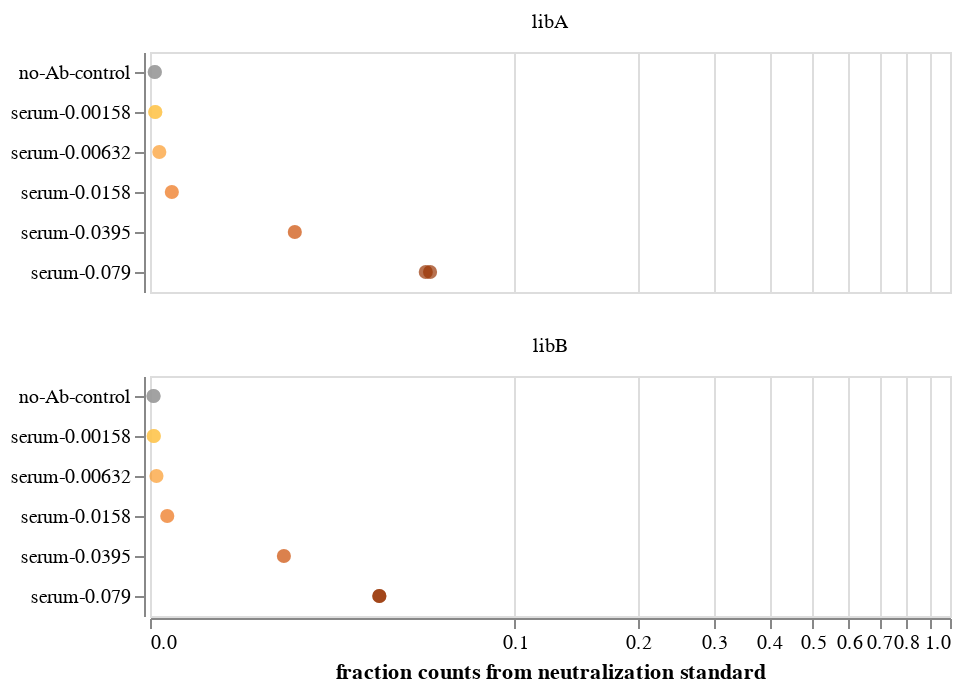

Notebook source saved alongside this figure:
### Code cell
frac_neut_standard_chart = (
    alt.Chart(frac_neut_tidy)
    .encode(
        x=alt.X(
            "frac",
            title="fraction counts from neutralization standard",
            scale=alt.Scale(type="symlog", constant=0.02, domainMax=1),
        ),
        y=alt.Y("condition", title=None),
        color=alt.Color('color', scale = None)
    )
    .mark_point(filled=True, size=50, opacity=0.7)
    .facet(facet=alt.Facet('library', title=None), columns=1)
#     .properties(width=245, height=alt.Step(15))
#     .configure_axis(labelLimit=500)
)


# site_freqs_chart = (
#     alt.layer(
#         site_freqs_base.mark_point(filled=True, size=25),
#         site_freqs_base.mark_line(size=0.4),
#         data=site_freqs,
#     )
#     .add_selection(zoom_brush)
#     .facet(facet=alt.Facet("library_sample", title=None), columns=2)
#     .transform_filter(zoom_brush)
# )

frac_neut_standard_chart.save('scratch_notebooks/220303_summary_figures/scratch_figs/220419_frac_neut_std.pdf')

frac_neut_standard_chart

### Figure 1 — Vega-Lite specification as saved in the notebook (floating-point values rounded to 4 significant figures)
{"config": {"view": {"continuousWidth": 400, "continuousHeight": 300}}, "data": {"name": "data-71477bf11289bb61842b5bf03103132c"}, "facet": {"field": "library", "title": null, "type": "nominal"}, "spec": {"mark": {"type": "point", "filled": true, "opacity": 0.7, "size": 50}, "encoding": {"color": {"field": "color", "scale": null, "type": "nominal"}, "x": {"field": "frac", "scale": {"constant": 0.02, "domainMax": 1, "type": "symlog"}, "title": "fraction counts from neutralization standard", "type": "quantitative"}, "y": {"field": "condition", "title": null, "type": "nominal"}}}, "columns": 1, "$schema": "https://vega.github.io/schema/vega-lite/v5.2.0.json", "datasets": {"data-71477bf11289bb61842b5bf03103132c": [{"condition": "no-Ab-control", "library": "libA", "replicate": "1", "frac": 0.0004749, "color": "#999999"}, {"condition": "no-Ab-control", "library": "libB", "replicate": "1", "frac": 0.0003469, "color": "#999999"}, {"condition": "serum-0.00158", "library": "libA", "replicate": "1", "frac": 0.0005218, "color": "#FEC44F"}, {"condition": "serum-0.00158", "library": "libB", "replicate": "1", "frac": 0.0003849, "color": "#FEC44F"}, {"condition": "serum-0.00632", "library": "libA", "replicate": "1", "frac": 0.0009351, "color": "#FB9A29"}, {"condition": "serum-0.00632", "library": "libB", "replicate": "1", "frac": 0.0006449, "color": "#FB9A29"}, {"condition": "serum-0.0158", "library": "libA", "replicate": "1", "frac": 0.002267, "color": "#EC7014"}, {"condition": "serum-0.0158", "library": "libB", "replicate": "1", "frac": 0.001772, "color": "#EC7014"}, {"condition": "serum-0.0395", "library": "libA", "replicate": "1", "frac": 0.02075, "color": "#CC4C02"}, {"condition": "serum-0.0395", "library": "libB", "replicate": "1", "frac": 0.01862, "color": "#CC4C02"}, {"condition": "serum-0.079", "library": "libA", "replicate": "1", "frac": 0.05921, "color": "#993404"}, {"condition": "serum-0.079", "library": "libB", "replicate": "1", "frac": 0.04173, "color": "#993404"}, {"condition": "no-Ab-control", "library": "libA", "replicate": "2", "frac": 0.0004819, "color": "#999999"}, {"condition": "no-Ab-control", "library": "libB", "replicate": "2", "frac": 0.0003559, "color": "#999999"}, {"condition": "serum-0.00158", "library": "libA", "replicate": "2", "frac": 0.0005286, "color": "#FEC44F"}, {"condition": "serum-0.00158", "library": "libB", "replicate": "2", "frac": 0.0003609, "color": "#FEC44F"}, {"condition": "serum-0.079", "library": "libA", "replicate": "2", "frac": 0.05756, "color": "#993404"}, {"condition": "serum-0.079", "library": "libB", "replicate": "2", "frac": 0.04174, "color": "#993404"}]}}
